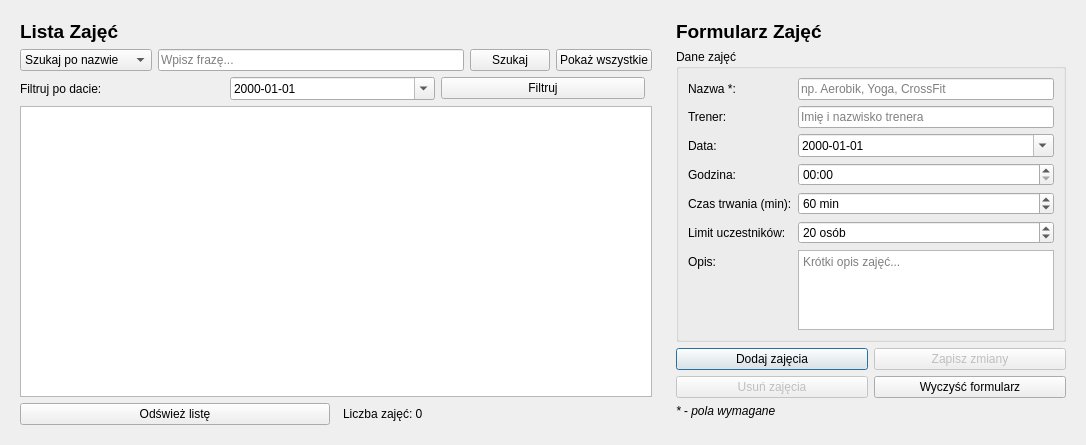
      <widget class="QWidget" name="tabZajecia">
       <attribute name="title">
        <string>🏋️ Zajęcia</string>
       </attribute>
       <layout class="QHBoxLayout" name="horizontalLayout_zajecia">
        <item>
         <!-- LEWA STRONA - LISTA ZAJĘĆ -->
         <widget class="QWidget" name="leftPanelZajecia" native="true">
          <property name="minimumSize">
           <size>
            <width>650</width>
            <height>0</height>
           </size>
          </property>
          <layout class="QVBoxLayout" name="verticalLayout_leftZajecia">
           <item>
            <widget class="QLabel" name="labelZajeciaTitle">
             <property name="text">
              <string>Lista Zajęć</string>
             </property>
             <property name="font">
              <font>
               <pointsize>14</pointsize>
               <weight>75</weight>
               <bold>true</bold>
              </font>
             </property>
            </widget>
           </item>

           <!-- Wyszukiwanie zajęć -->
           <item>
            <layout class="QHBoxLayout" name="searchLayoutZajecia">
             <item>
              <widget class="QComboBox" name="comboBoxSearchTypeZajecia">
               <item>
                <property name="text">
                 <string>Szukaj po nazwie</string>
                </property>
               </item>
               <item>
                <property name="text">
                 <string>Szukaj po trenerze</string>
                </property>
               </item>
              </widget>
             </item>
             <item>
              <widget class="QLineEdit" name="lineEditSearchZajecia">
               <property name="placeholderText">
                <string>Wpisz frazę...</string>
               </property>
              </widget>
             </item>
             <item>
              <widget class="QPushButton" name="pushButtonSearchZajecia">
               <property name="text">
                <string>Szukaj</string>
               </property>
              </widget>
             </item>
             <item>
              <widget class="QPushButton" name="pushButtonShowAllZajecia">
               <property name="text">
                <string>Pokaż wszystkie</string>
               </property>
              </widget>
             </item>
            </layout>
           </item>

           <!-- Filtr po dacie -->
           <item>
            <layout class="QHBoxLayout" name="filterLayoutZajecia">
             <item>
              <widget class="QLabel" name="labelFilterData">
               <property name="text">
                <string>Filtruj po dacie:</string>
               </property>
              </widget>
             </item>
             <item>
              <widget class="QDateEdit" name="dateEditFilterZajecia">
               <property name="displayFormat">
                <string>yyyy-MM-dd</string>
               </property>
               <property name="calendarPopup">
                <bool>true</bool>
               </property>
              </widget>
             </item>
             <item>
              <widget class="QPushButton" name="pushButtonFilterByDate">
               <property name="text">
                <string>Filtruj</string>
               </property>
              </widget>
             </item>
             <item>
              <spacer name="horizontalSpacerFilterZajecia">
               <property name="orientation">
                <enum>Qt::Horizontal</enum>
               </property>
              </spacer>
             </item>
            </layout>
           </item>

           <!-- Tabela z zajęciami -->
           <item>
            <widget class="QTableWidget" name="tableWidgetZajecia">
             <property name="alternatingRowColors">
              <bool>true</bool>
             </property>
             <property name="selectionBehavior">
              <enum>QAbstractItemView::SelectRows</enum>
             </property>
             <property name="sortingEnabled">
              <bool>true</bool>
             </property>
            </widget>
           </item>

           <!-- Przyciski akcji zajęć -->
           <item>
            <layout class="QHBoxLayout" name="buttonsLayoutZajecia">
             <item>
              <widget class="QPushButton" name="pushButtonOdswiezZajecia">
               <property name="text">
                <string>Odśwież listę</string>
               </property>
              </widget>
             </item>
             <item>
              <spacer name="horizontalSpacerZajecia">
               <property name="orientation">
                <enum>Qt::Horizontal</enum>
               </property>
              </spacer>
             </item>
             <item>
              <widget class="QLabel" name="labelLiczbaZajec">
               <property name="text">
                <string>Liczba zajęć: 0</string>
               </property>
              </widget>
             </item>
            </layout>
           </item>
          </layout>
         </widget>
        </item>

        <item>
         <!-- PRAWA STRONA - FORMULARZ ZAJĘĆ -->
         <widget class="QWidget" name="rightPanelZajecia" native="true">
          <property name="minimumSize">
           <size>
            <width>400</width>
            <height>0</height>
           </size>
          </property>
          <property name="maximumSize">
           <size>
            <width>500</width>
            <height>16777215</height>
           </size>
          </property>
          <layout class="QVBoxLayout" name="verticalLayout_rightZajecia">
           <item>
            <widget class="QLabel" name="labelFormularzZajeciaTitle">
             <property name="text">
              <string>Formularz Zajęć</string>
             </property>
             <property name="font">
              <font>
               <pointsize>14</pointsize>
               <weight>75</weight>
               <bold>true</bold>
              </font>
             </property>
            </widget>
           </item>

           <!-- Formularz zajęć -->
           <item>
            <widget class="QGroupBox" name="groupBoxFormularzZajecia">
             <property name="title">
              <string>Dane zajęć</string>
             </property>
             <layout class="QFormLayout" name="formLayoutZajecia">
              <item row="0" column="0">
               <widget class="QLabel" name="labelNazwaZajec">
                <property name="text">
                 <string>Nazwa *:</string>
                </property>
               </widget>
              </item>
              <item row="0" column="1">
               <widget class="QLineEdit" name="lineEditNazwaZajec">
                <property name="placeholderText">
                 <string>np. Aerobik, Yoga, CrossFit</string>
                </property>
               </widget>
              </item>
              <item row="1" column="0">
               <widget class="QLabel" name="labelTrener">
                <property name="text">
                 <string>Trener:</string>
                </property>
               </widget>
              </item>
              <item row="1" column="1">
               <widget class="QLineEdit" name="lineEditTrener">
                <property name="placeholderText">
                 <string>Imię i nazwisko trenera</string>
                </property>
               </widget>
              </item>
              <item row="2" column="0">
               <widget class="QLabel" name="labelDataZajec">
                <property name="text">
                 <string>Data:</string>
                </property>
               </widget>
              </item>
              <item row="2" column="1">
               <widget class="QDateEdit" name="dateEditZajecia">
                <property name="displayFormat">
                 <string>yyyy-MM-dd</string>
                </property>
                <property name="calendarPopup">
                 <bool>true</bool>
                </property>
               </widget>
              </item>
              <item row="3" column="0">
               <widget class="QLabel" name="labelCzasZajec">
                <property name="text">
                 <string>Godzina:</string>
                </property>
               </widget>
              </item>
              <item row="3" column="1">
               <widget class="QTimeEdit" name="timeEditZajecia">
                <property name="displayFormat">
                 <string>HH:mm</string>
                </property>
               </widget>
              </item>
              <item row="4" column="0">
               <widget class="QLabel" name="labelCzasTrwania">
                <property name="text">
                 <string>Czas trwania (min):</string>
                </property>
               </widget>
              </item>
              <item row="4" column="1">
               <widget class="QSpinBox" name="spinBoxCzasTrwania">
                <property name="minimum">
                 <number>15</number>
                </property>
                <property name="maximum">
                 <number>180</number>
                </property>
                <property name="value">
                 <number>60</number>
                </property>
                <property name="suffix">
                 <string> min</string>
                </property>
               </widget>
              </item>
              <item row="5" column="0">
               <widget class="QLabel" name="labelMaksUczestnikow">
                <property name="text">
                 <string>Limit uczestników:</string>
                </property>
               </widget>
              </item>
              <item row="5" column="1">
               <widget class="QSpinBox" name="spinBoxMaksUczestnikow">
                <property name="minimum">
                 <number>1</number>
                </property>
                <property name="maximum">
                 <number>50</number>
                </property>
                <property name="value">
                 <number>20</number>
                </property>
                <property name="suffix">
                 <string> osób</string>
                </property>
               </widget>
              </item>
              <item row="6" column="0">
               <widget class="QLabel" name="labelOpisZajec">
                <property name="text">
                 <string>Opis:</string>
                </property>
               </widget>
              </item>
              <item row="6" column="1">
               <widget class="QTextEdit" name="textEditOpisZajec">
                <property name="maximumSize">
                 <size>
                  <width>16777215</width>
                  <height>80</height>
                 </size>
                </property>
                <property name="placeholderText">
                 <string>Krótki opis zajęć...</string>
                </property>
               </widget>
              </item>
             </layout>
            </widget>
           </item>

           <!-- Przyciski formularza zajęć -->
           <item>
            <layout class="QHBoxLayout" name="formButtonsLayoutZajecia">
             <item>
              <widget class="QPushButton" name="pushButtonDodajZajecia">
               <property name="text">
                <string>Dodaj zajęcia</string>
               </property>
               <property name="default">
                <bool>true</bool>
               </property>
              </widget>
             </item>
             <item>
              <widget class="QPushButton" name="pushButtonEdytujZajecia">
               <property name="text">
                <string>Zapisz zmiany</string>
               </property>
               <property name="enabled">
                <bool>false</bool>
               </property>
              </widget>
             </item>
            </layout>
           </item>
           <item>
            <layout class="QHBoxLayout" name="formButtonsLayoutZajecia2">
             <item>
              <widget class="QPushButton" name="pushButtonUsunZajecia">
               <property name="text">
                <string>Usuń zajęcia</string>
               </property>
               <property name="enabled">
                <bool>false</bool>
               </property>
              </widget>
             </item>
             <item>
              <widget class="QPushButton" name="pushButtonWyczyscZajecia">
               <property name="text">
                <string>Wyczyść formularz</string>
               </property>
              </widget>
             </item>
            </layout>
           </item>
           <item>
            <widget class="QLabel" name="labelWymaganeZajecia">
             <property name="text">
              <string>* - pola wymagane</string>
             </property>
             <property name="font">
              <font>
               <italic>true</italic>
              </font>
             </property>
            </widget>
           </item>
           <item>
            <spacer name="verticalSpacerZajecia">
             <property name="orientation">
              <enum>Qt::Vertical</enum>
             </property>
            </spacer>
           </item>
          </layout>
         </widget>
        </item>
       </layout>
      </widget>
